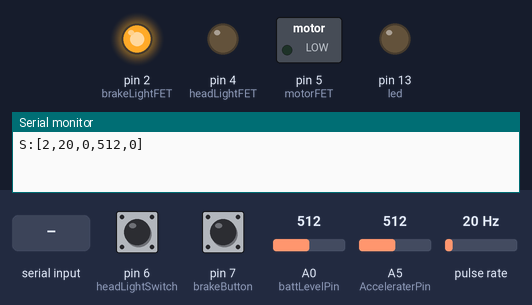
The sketch below on a simulated Arduino Uno, built with avr-gcc and run on an emulated ATmega328P. Parts: switched loads named in the sketch (green lamp = pin HIGH), output pins drawn as LEDs (lit = HIGH), the last lines printed to the serial monitor. Wiring (inferred from the names in the program): pulse sensor: data pin 3. The inputs (shaded band) are chosen by the test bench; at power-on: pin 6 (headLightSwitch) HIGH, pin 7 (brakeButton) HIGH, A0 (battLevelPin) = 512, A5 (AcceleraterPin) = 512, pulse rate 20 Hz.

Above: at 1.2 s.
1.3 s: "1" received over Serial
2.8 s: pin 6 (headLightSwitch) pulled LOW for 0.15 s
At 2.87 s:
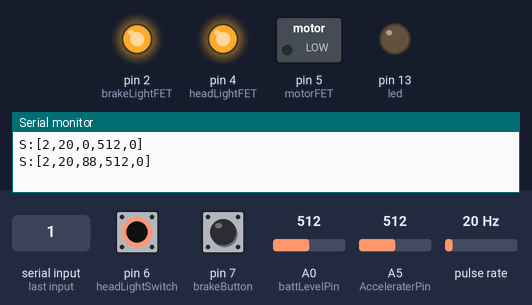
4.4 s: pin 7 (brakeButton) pulled LOW for 0.15 s
At 4.47 s:
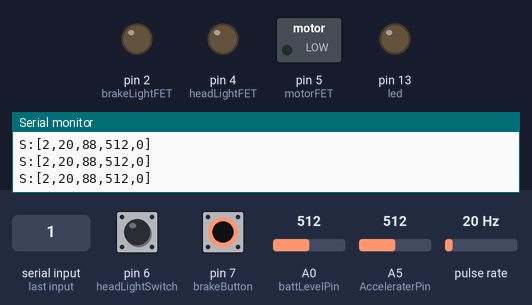
6.0 s: pin 7 (brakeButton) pulled LOW for 3.2 s
At 10.4 s:
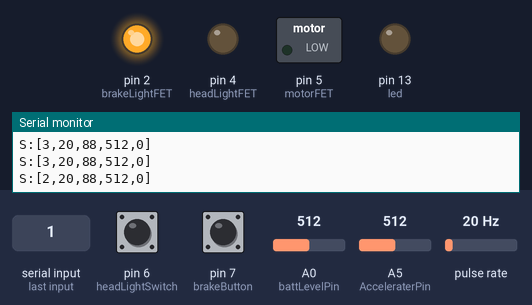
10.7 s: pin 6 (headLightSwitch) pulled LOW for 3.2 s
At 11.7 s:
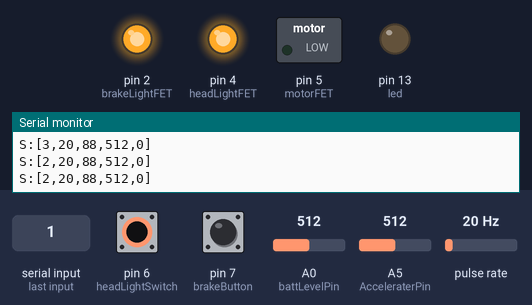
15.4 s: "2" received over Serial
Timing chart, 0 to 17.9 s (numbered marks = the images above; inputs shaded):
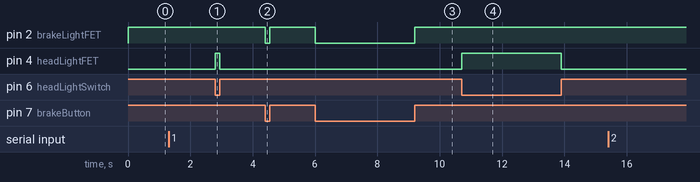

Measured:
- after the input at 2.8 s, pin 4 (headLightFET): LOW → HIGH at once, → LOW 0.15 s later
- after the input at 4.4 s, pin 2 (brakeLightFET): HIGH → LOW at once, → HIGH 0.15 s later
- after the input at 6.0 s, pin 2 (brakeLightFET): HIGH → LOW at once, → HIGH 3.2 s later
- after the input at 10.7 s, pin 4 (headLightFET): LOW → HIGH at once, → LOW 3.2 s later

The sketch:

CarFirmware.ino
```cpp
/*
  examples of a state machine using switch/case
*/
//states of our car
#define GO 1
#define BRAKE 2
#define COAST 3
#define PARK 4
#define CRUISE 5
#define REMOTE 6

// motorspeed for remote
#define SPEEDLOW 88
#define SPEEDMED 90
#define SPEEDHIGH 95
#define MAXACCDATA 25

// Pin 13 has an LED connected on most Arduino boards.
// give it a name:
const int led = 13;
const int loopTime = 100;
const int headLightFET = 4;
const int motorFET = 5;
const int brakeLightFET = 2;
const int brakeButton = 7;
const int AcceleraterPin = A5;
const int battLevelPin = A0;
const int headLightSwitch = 6;
//const int accButton = 3;
const int RPMopto = 3;

struct MotorRates {
  unsigned int Acc;
  unsigned int MotorRate;
};


int  mode=PARK;
int  SwlightState=0;
int  CmdlightState=0;
volatile int RPMcounter = 0;


unsigned int minAccelerationValue = 0;
unsigned int myspeed=0;
unsigned int speedIndex=0;
unsigned int cruisespeed=0;
unsigned int pwmValue=0;
unsigned int battValue=0;
unsigned int currentAccelerationValue=0;

unsigned long currentMillis = 0;
unsigned long previousMillis = 0;

struct MotorRates MRate[MAXACCDATA] = {
  {0,0},
  {10,0},
  {15,90},
  {25,95},
  {50,123},
  {100,153},
  {150,171},
  {200,184},
  {250,194},
  {300,202},
  {350,208},
  {400,214},
  {450,219},
  {500,224},
  {550,228},
  {600,232},
  {650,235},
  {700,239},
  {750,242},
  {800,245},
  {850,247},
  {900,250},
  {950,252},
  {995,254},
  {1023,255}
};

long interval = 1000; //amount of time for auto status

int cmd=0;  // the command we get from the tablet


// the setup routine runs once when you press reset:
void setup() {
  // set initial mode
  mode=PARK;

  // initialize the digital pin as an output.
  pinMode(led, OUTPUT);
  Serial.begin(9600);
  pinMode(brakeButton, INPUT_PULLUP);
  pinMode(brakeLightFET, OUTPUT);
  pinMode(headLightFET, OUTPUT);
  pinMode(motorFET, OUTPUT);
  pinMode(headLightSwitch, INPUT_PULLUP);
  //pinMode(accButton, INPUT_PULLUP);
  pinMode(RPMopto, INPUT_PULLUP);

  //attach interrupt
  attachInterrupt(1, RPMtask, FALLING);

  // set pwm freq
  //setPwmFrequency(5,8);

  // calibrate accelerate pedal at zero
  minAccelerationValue = analogRead(AcceleraterPin);
  battValue = analogRead(battLevelPin);
}


void setMotorSpeed(unsigned int motorRate)
{
    // write it to motorFET
      pwmValue = motorRate;
      analogWrite (motorFET, pwmValue);
}
void RPMtask()
{
  RPMcounter=RPMcounter+1;
}

// the loop routine runs over and over again forever:
void loop() {

  int i=0;

  switch(mode) {

    case PARK:
      // power off head lights
      digitalWrite(headLightFET, LOW);
      // turn off brake light
      digitalWrite(brakeLightFET, LOW);
      //turn off motor
      setMotorSpeed(0);
      break;
    case GO:
      // set motor speed according to accelerator
      // read pedal value 0-1023
      currentAccelerationValue=analogRead(AcceleraterPin);

      //what i read > what the min is then myspeed=0;
      if (currentAccelerationValue<minAccelerationValue) {
        myspeed=0;
      }
      else {
            myspeed=currentAccelerationValue-minAccelerationValue;
      }


      // find where in our rate table is the motor set
      for (i=0;i<MAXACCDATA;i++) {
        if (myspeed <= MRate[i].Acc) {
            break;
        }
      }

      setMotorSpeed(MRate[i].MotorRate);
      speedIndex = i;

      //turn off brake lights
      digitalWrite(brakeLightFET, LOW);

      break;

    case BRAKE:
      // turn on brake lights
      digitalWrite(brakeLightFET, HIGH);
      // turn PARK motor
      analogWrite(motorFET, 0);

      if (digitalRead(brakeButton)==0) {
        mode=COAST;
        // turn PARK brake lights
      }

      break;

    case COAST:
      // check if the accelerator is pressed, if so then GO!!!
      if (analogRead(AcceleraterPin) > minAccelerationValue) {
         mode=GO;
      }
      else {
      // figure out how fast we are going
      // some math to figure out to decellerate accordingly
      //setMotorSpeed(someValue);
      }
      break;
    case CRUISE:

    //maintain current speed

      break;
    case REMOTE:

    break;
    default:
      mode = PARK;

  }

  // control the breaks
  if (digitalRead(brakeButton)==1) {
    mode=BRAKE;
  }
  else {
    digitalWrite(brakeLightFET, LOW);
  }

  // control the headlights
  if (SwlightState==1)
     digitalWrite(headLightFET, HIGH);

   if (CmdlightState==1&&SwlightState==0)
     digitalWrite(headLightFET, HIGH);

   if (CmdlightState==0&&SwlightState==0)
     digitalWrite(headLightFET, LOW);

  if ((digitalRead(headLightSwitch)==0))
    SwlightState=1;
  else
    SwlightState=0;

  //Check for commands
  if (Serial.available() > 0) {

    cmd = Serial.read();

    switch(cmd) {

      case 'S':
              Serial.print("S:[");
        Serial.print(mode);
        Serial.print(",");
        Serial.print(RPMcounter);
        Serial.print(",");
        Serial.print(pwmValue);
        Serial.print(",");
        Serial.print(battValue);
        Serial.print(",");
        Serial.print(myspeed);
        Serial.print("]\n");

        break;
      case 'L':
            CmdlightState=1;
        break;
      case 'l':
            CmdlightState=0;
        break;
      case 'C':
      mode=CRUISE;
        break;
      case 'c':
        mode=GO;
        break;
      case 'P':
        mode=PARK;
        break;
      case '1':
         mode=REMOTE;
         setMotorSpeed(SPEEDLOW);
          break;
       case '2':
         mode=REMOTE;
         setMotorSpeed(SPEEDMED);
          break;
       case '3':
         mode=REMOTE;
         setMotorSpeed(SPEEDHIGH);
        break;
       default:
         break;

    } // end switch

  } // end if we have a serial command

  //Check if enough time passed to send status
   currentMillis = millis();

  if(currentMillis - previousMillis > interval) {
    // save the last time you sent status
    previousMillis = currentMillis;
    battValue = analogRead(battLevelPin);
        Serial.print("S:[");
        Serial.print(mode);
        Serial.print(",");
        Serial.print(RPMcounter);
        Serial.print(",");
        Serial.print(pwmValue);
        Serial.print(",");
        Serial.print(battValue);
        Serial.print(",");
        Serial.print(myspeed);
        Serial.print("]\n");

        //clear RPM counter for next reading
        RPMcounter=0;

  } //end of auto timer


}
```
